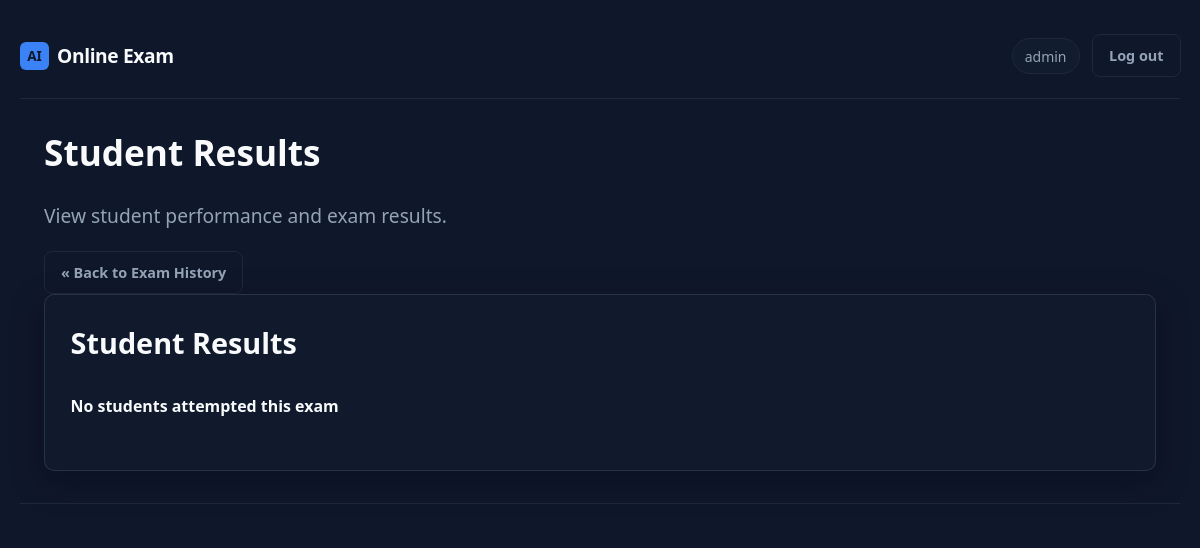
The app's page /admin/exam/3/students (signed in), older data.
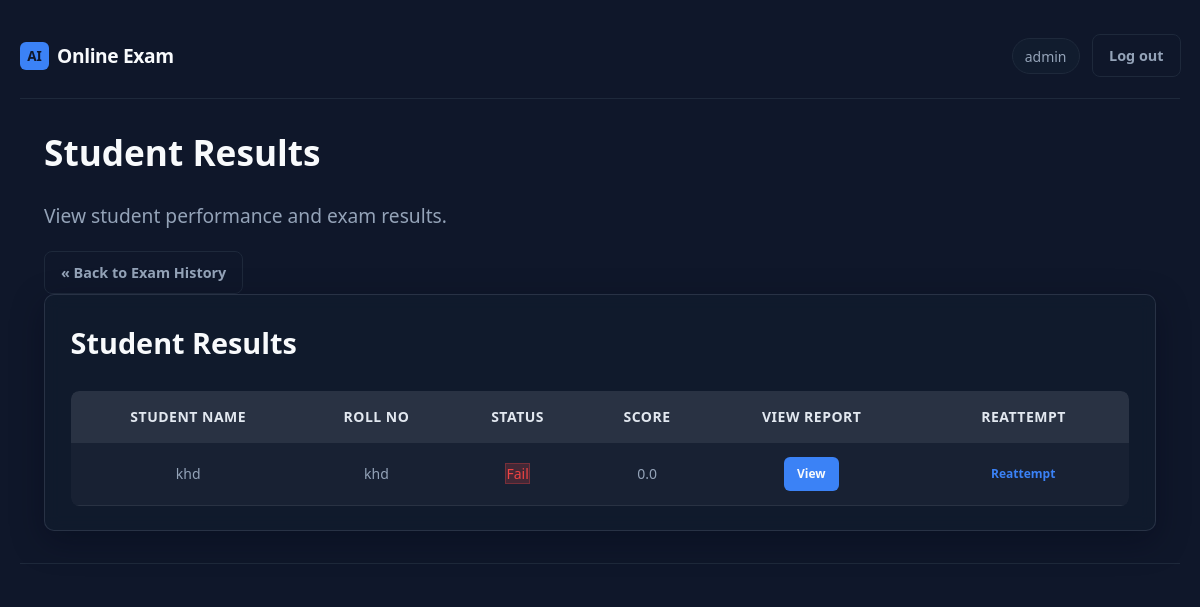
The same page, newer data.
### app.py (models this page shows)
class User(db.Model):
    __tablename__ = "users"
    id = db.Column(db.Integer, primary_key=True)
    username = db.Column(db.String(80), unique=True, nullable=False)
    email = db.Column(db.String(120), unique=True, nullable=False)
    password_hash = db.Column(db.String(256), nullable=False)
    roll_number = db.Column(db.String(50), unique=True, nullable=True)
    created_at = db.Column(db.DateTime, default=lambda: datetime.now(timezone.utc))
    is_admin = db.Column(db.Boolean, default=False)
    allow_reattempt = db.Column(db.Boolean, default=False)
    exam_access_enabled = db.Column(db.Boolean, default=True)
    exam_completed = db.Column(db.Boolean, default=False)
    admin_role = db.Column(db.String(20), nullable=True)
    is_blocked = db.Column(db.Boolean, default=False)
    block_reason = db.Column(db.String(255))
    attempts = db.relationship("Attempt", backref="user", lazy=True)

class Attempt(db.Model):
    __tablename__ = "attempts"
    id = db.Column(db.Integer, primary_key=True)
    user_id = db.Column(db.Integer, db.ForeignKey("users.id"), nullable=False)
    exam_id = db.Column(db.Integer, db.ForeignKey('exam_history.id'), nullable=True)
    started_at = db.Column(db.DateTime, nullable=False)
    ended_at = db.Column(db.DateTime, nullable=True)
    status = db.Column(db.String(20), default="in_progress")
    score = db.Column(db.Float, nullable=True)
    question_ids_json = db.Column(db.Text, nullable=False)
    current_index = db.Column(db.Integer, default=0)
    time_limit_seconds = db.Column(db.Integer, default=EXAM_TIME_SECONDS)
    tab_switch_count = db.Column(db.Integer, default=0)
    face_missing_warnings = db.Column(db.Integer, default=0)
    warning_count = db.Column(db.Integer, default=0)
    warning_details_json = db.Column(db.Text, nullable=False, default="[]")
    timeline_json = db.Column(db.Text, nullable=False, default="[]")
    student_profile_json = db.Column(db.Text, nullable=False, default="{}")
    cheating_risk = db.Column(db.String(20), nullable=True)

### app.py (the view)
@app.route('/admin/exam/<int:exam_id>/students')
@admin_required
def admin_exam_students(exam_id):
    exam = ExamHistory.query.get_or_404(exam_id)
    print("Fetching attempts for exam:", exam_id)
    print("Exam details:", exam.subject_name)
    attempts = Attempt.query.filter(
        Attempt.status == "completed",
        (
            (Attempt.exam_id == exam_id) |
            (
                (Attempt.exam_id == None) &
                (Attempt.started_at >= exam.start_time) &
                (Attempt.started_at <= exam.end_time)
            )
        )
    ).all()
    print("Found attempts for exam:", len(attempts))
    students = []
    for attempt in attempts:
        user = User.query.get(attempt.user_id)
        if not user:
            print(f"User not found for attempt ID: {attempt.id}")
            continue
        students.append({
            "name": user.username,
            "roll": user.roll_number,
            "score": attempt.score,
            "attempt_id": attempt.id,
            "status": "Pass" if attempt.score >= 75 else "Fail"
        })
    print("Final students count:", len(students))
    return render_template(
        'admin_exam_students.html',
        students=students,
        exam=exam
    )

### app.py (called while the page is built, shortened)
def admin_required(f):
    @wraps(f)
    def decorated(*args, **kwargs):
        if "user_id" not in session:
            return redirect(url_for("admin_login_page"))
        u = db.session.get(User, session["user_id"])
        return f(*args, **kwargs)
    return decorated

### templates/admin_exam_students.html (shortened to what this page needs)
{% extends "base.html" %}
{% block body_class %}page-admin{% endblock %}
{% block content %}
<section class="admin-hero">
  <h1>Student Results</h1>
  <p class="muted">View student performance and exam results.</p>
  <a href="{{ url_for('exam_history') }}" class="btn btn-ghost">« Back to Exam History</a>
</section>
<div class="card admin-section">
  <h2>Student Results</h2>
  {% if students and students|length > 0 %}
<div class="table-wrap">
  <table class="data-table mt-4">
    <thead>
      <tr>
        <th>Student Name</th>
        <th>Roll No</th>
        <th>Status</th>
        <th>Score</th>
        <th>View Report</th>
        <th>Reattempt</th>
      </tr>
    </thead>
    <tbody>
      {% for s in students %}
      <tr>
        <td>{{ s.name }}</td>
        <td>{{ s.roll }}</td>
        <td>
          {% if s.status == "Pass" %}
            <span class="status-pass">Pass</span>
          {% else %}
            <span class="status-fail">Fail</span>
          {% endif %}
        </td>
        <td>{{ s.score }}</td>
        <td>
          <a href="{{ url_for('admin_view_report', attempt_id=s.attempt_id) }}" class="btn btn-primary btn-sm">View</a>
        </td>
        <td>
          <a href="{{ url_for('admin_reattempt', attempt_id=s.attempt_id) }}" class="btn btn-warning btn-sm">Reattempt</a>
        </td>
      </tr>
      {% endfor %}
    </tbody>
  </table>
</div>
{% else %}
<div class="text-center mt-4">
    <h5>No students attempted this exam</h5>
</div>
{% endif %}
</div>
{% endblock %}

Row changes from the older to the newer data that the page shows:
now on this page (row edited): User: name "khd", roll "khd"
now on this page (row edited): Attempt: score "0.0"
Text that changed along with them:
text no longer shown: "No students attempted this exam"
text now shown: "STUDENT NAME ROLL NO STATUS SCORE VIEW REPORT REATTEMPT"
new list line: "Fail View Reattempt"
